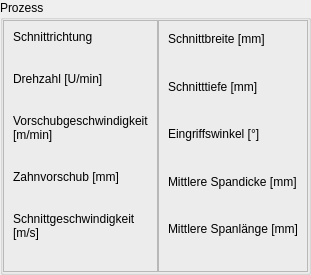
           <widget class="QGroupBox" name="groupBox_21">
            <property name="title">
             <string>Prozess</string>
            </property>
            <layout class="QHBoxLayout" name="horizontalLayout_4">
             <property name="spacing">
              <number>0</number>
             </property>
             <property name="leftMargin">
              <number>0</number>
             </property>
             <property name="topMargin">
              <number>0</number>
             </property>
             <property name="rightMargin">
              <number>0</number>
             </property>
             <property name="bottomMargin">
              <number>0</number>
             </property>
             <item>
              <widget class="QFrame" name="frame_19">
               <property name="frameShape">
                <enum>QFrame::StyledPanel</enum>
               </property>
               <property name="frameShadow">
                <enum>QFrame::Raised</enum>
               </property>
               <layout class="QVBoxLayout" name="verticalLayout_17">
                <item>
                 <widget class="QLabel" name="label_22">
                  <property name="text">
                   <string>Schnittrichtung</string>
                  </property>
                  <property name="alignment">
                   <set>Qt::AlignLeading|Qt::AlignLeft|Qt::AlignVCenter</set>
                  </property>
                  <property name="wordWrap">
                   <bool>true</bool>
                  </property>
                 </widget>
                </item>
                <item>
                 <widget class="QLabel" name="cutting_direction_l">
                  <property name="font">
                   <font>
                    <family>Segoe UI Light</family>
                    <pointsize>9</pointsize>
                    <weight>75</weight>
                    <bold>true</bold>
                   </font>
                  </property>
                  <property name="text">
                   <string/>
                  </property>
                  <property name="alignment">
                   <set>Qt::AlignCenter</set>
                  </property>
                  <property name="wordWrap">
                   <bool>true</bool>
                  </property>
                 </widget>
                </item>
                <item>
                 <widget class="QLabel" name="label_26">
                  <property name="text">
                   <string>Drehzahl [U/min]</string>
                  </property>
                  <property name="alignment">
                   <set>Qt::AlignLeading|Qt::AlignLeft|Qt::AlignVCenter</set>
                  </property>
                  <property name="wordWrap">
                   <bool>true</bool>
                  </property>
                 </widget>
                </item>
                <item>
                 <widget class="QLabel" name="rotational_speed_l">
                  <property name="font">
                   <font>
                    <family>Segoe UI Light</family>
                    <pointsize>9</pointsize>
                    <weight>75</weight>
                    <bold>true</bold>
                   </font>
                  </property>
                  <property name="text">
                   <string/>
                  </property>
                  <property name="alignment">
                   <set>Qt::AlignCenter</set>
                  </property>
                  <property name="wordWrap">
                   <bool>true</bool>
                  </property>
                 </widget>
                </item>
                <item>
                 <widget class="QLabel" name="label_24">
                  <property name="text">
                   <string>Vorschubgeschwindigkeit [m/min]</string>
                  </property>
                  <property name="alignment">
                   <set>Qt::AlignLeading|Qt::AlignLeft|Qt::AlignVCenter</set>
                  </property>
                  <property name="wordWrap">
                   <bool>true</bool>
                  </property>
                 </widget>
                </item>
                <item>
                 <widget class="QLabel" name="feed_speed_l">
                  <property name="font">
                   <font>
                    <family>Segoe UI Light</family>
                    <pointsize>9</pointsize>
                    <weight>75</weight>
                    <bold>true</bold>
                   </font>
                  </property>
                  <property name="text">
                   <string/>
                  </property>
                  <property name="alignment">
                   <set>Qt::AlignCenter</set>
                  </property>
                  <property name="wordWrap">
                   <bool>true</bool>
                  </property>
                 </widget>
                </item>
                <item>
                 <widget class="QLabel" name="label_28">
                  <property name="text">
                   <string>Zahnvorschub [mm]</string>
                  </property>
                  <property name="alignment">
                   <set>Qt::AlignLeading|Qt::AlignLeft|Qt::AlignVCenter</set>
                  </property>
                  <property name="wordWrap">
                   <bool>true</bool>
                  </property>
                 </widget>
                </item>
                <item>
                 <widget class="QLabel" name="feed_per_tooth_l">
                  <property name="font">
                   <font>
                    <family>Segoe UI Light</family>
                    <pointsize>9</pointsize>
                    <weight>75</weight>
                    <bold>true</bold>
                   </font>
                  </property>
                  <property name="text">
                   <string/>
                  </property>
                  <property name="alignment">
                   <set>Qt::AlignCenter</set>
                  </property>
                  <property name="wordWrap">
                   <bool>true</bool>
                  </property>
                 </widget>
                </item>
                <item>
                 <widget class="QLabel" name="label_30">
                  <property name="text">
                   <string>Schnittgeschwindigkeit [m/s]</string>
                  </property>
                  <property name="alignment">
                   <set>Qt::AlignLeading|Qt::AlignLeft|Qt::AlignVCenter</set>
                  </property>
                  <property name="wordWrap">
                   <bool>true</bool>
                  </property>
                 </widget>
                </item>
                <item>
                 <widget class="QLabel" name="cutting_speed_l">
                  <property name="font">
                   <font>
                    <family>Segoe UI Light</family>
                    <pointsize>9</pointsize>
                    <weight>75</weight>
                    <bold>true</bold>
                   </font>
                  </property>
                  <property name="text">
                   <string/>
                  </property>
                  <property name="alignment">
                   <set>Qt::AlignCenter</set>
                  </property>
                  <property name="wordWrap">
                   <bool>true</bool>
                  </property>
                 </widget>
                </item>
               </layout>
              </widget>
             </item>
             <item>
              <widget class="QFrame" name="frame_20">
               <property name="frameShape">
                <enum>QFrame::StyledPanel</enum>
               </property>
               <property name="frameShadow">
                <enum>QFrame::Raised</enum>
               </property>
               <layout class="QVBoxLayout" name="verticalLayout_16">
                <item>
                 <widget class="QLabel" name="label_32">
                  <property name="text">
                   <string>Schnittbreite [mm]</string>
                  </property>
                  <property name="alignment">
                   <set>Qt::AlignLeading|Qt::AlignLeft|Qt::AlignVCenter</set>
                  </property>
                  <property name="wordWrap">
                   <bool>true</bool>
                  </property>
                 </widget>
                </item>
                <item>
                 <widget class="QLabel" name="cutting_width_l">
                  <property name="font">
                   <font>
                    <family>Segoe UI Light</family>
                    <pointsize>9</pointsize>
                    <weight>75</weight>
                    <bold>true</bold>
                   </font>
                  </property>
                  <property name="text">
                   <string/>
                  </property>
                  <property name="alignment">
                   <set>Qt::AlignCenter</set>
                  </property>
                  <property name="wordWrap">
                   <bool>true</bool>
                  </property>
                 </widget>
                </item>
                <item>
                 <widget class="QLabel" name="label_36">
                  <property name="text">
                   <string>Schnitttiefe [mm]</string>
                  </property>
                  <property name="alignment">
                   <set>Qt::AlignLeading|Qt::AlignLeft|Qt::AlignVCenter</set>
                  </property>
                  <property name="wordWrap">
                   <bool>true</bool>
                  </property>
                 </widget>
                </item>
                <item>
                 <widget class="QLabel" name="cutting_depth_l">
                  <property name="font">
                   <font>
                    <family>Segoe UI Light</family>
                    <pointsize>9</pointsize>
                    <weight>75</weight>
                    <bold>true</bold>
                   </font>
                  </property>
                  <property name="text">
                   <string/>
                  </property>
                  <property name="alignment">
                   <set>Qt::AlignCenter</set>
                  </property>
                  <property name="wordWrap">
                   <bool>true</bool>
                  </property>
                 </widget>
                </item>
                <item>
                 <widget class="QLabel" name="label_34">
                  <property name="text">
                   <string>Eingriffswinkel [°]</string>
                  </property>
                  <property name="alignment">
                   <set>Qt::AlignLeading|Qt::AlignLeft|Qt::AlignVCenter</set>
                  </property>
                  <property name="wordWrap">
                   <bool>true</bool>
                  </property>
                 </widget>
                </item>
                <item>
                 <widget class="QLabel" name="cutting_angle_l">
                  <property name="font">
                   <font>
                    <family>Segoe UI Light</family>
                    <pointsize>9</pointsize>
                    <weight>75</weight>
                    <bold>true</bold>
                   </font>
                  </property>
                  <property name="text">
                   <string/>
                  </property>
                  <property name="alignment">
                   <set>Qt::AlignCenter</set>
                  </property>
                  <property name="wordWrap">
                   <bool>true</bool>
                  </property>
                 </widget>
                </item>
                <item>
                 <widget class="QLabel" name="label_38">
                  <property name="text">
                   <string>Mittlere Spandicke [mm]</string>
                  </property>
                  <property name="alignment">
                   <set>Qt::AlignLeading|Qt::AlignLeft|Qt::AlignVCenter</set>
                  </property>
                  <property name="wordWrap">
                   <bool>true</bool>
                  </property>
                 </widget>
                </item>
                <item>
                 <widget class="QLabel" name="mean_chip_thickness_l">
                  <property name="font">
                   <font>
                    <family>Segoe UI Light</family>
                    <pointsize>9</pointsize>
                    <weight>75</weight>
                    <bold>true</bold>
                   </font>
                  </property>
                  <property name="text">
                   <string/>
                  </property>
                  <property name="alignment">
                   <set>Qt::AlignCenter</set>
                  </property>
                  <property name="wordWrap">
                   <bool>true</bool>
                  </property>
                 </widget>
                </item>
                <item>
                 <widget class="QLabel" name="label_40">
                  <property name="text">
                   <string>Mittlere Spanlänge [mm]</string>
                  </property>
                  <property name="alignment">
                   <set>Qt::AlignLeading|Qt::AlignLeft|Qt::AlignVCenter</set>
                  </property>
                  <property name="wordWrap">
                   <bool>true</bool>
                  </property>
                 </widget>
                </item>
                <item>
                 <widget class="QLabel" name="mean_chip_length_l">
                  <property name="font">
                   <font>
                    <family>Segoe UI Light</family>
                    <pointsize>9</pointsize>
                    <weight>75</weight>
                    <bold>true</bold>
                   </font>
                  </property>
                  <property name="text">
                   <string/>
                  </property>
                  <property name="alignment">
                   <set>Qt::AlignCenter</set>
                  </property>
                  <property name="wordWrap">
                   <bool>true</bool>
                  </property>
                 </widget>
                </item>
               </layout>
              </widget>
             </item>
            </layout>
           </widget>
